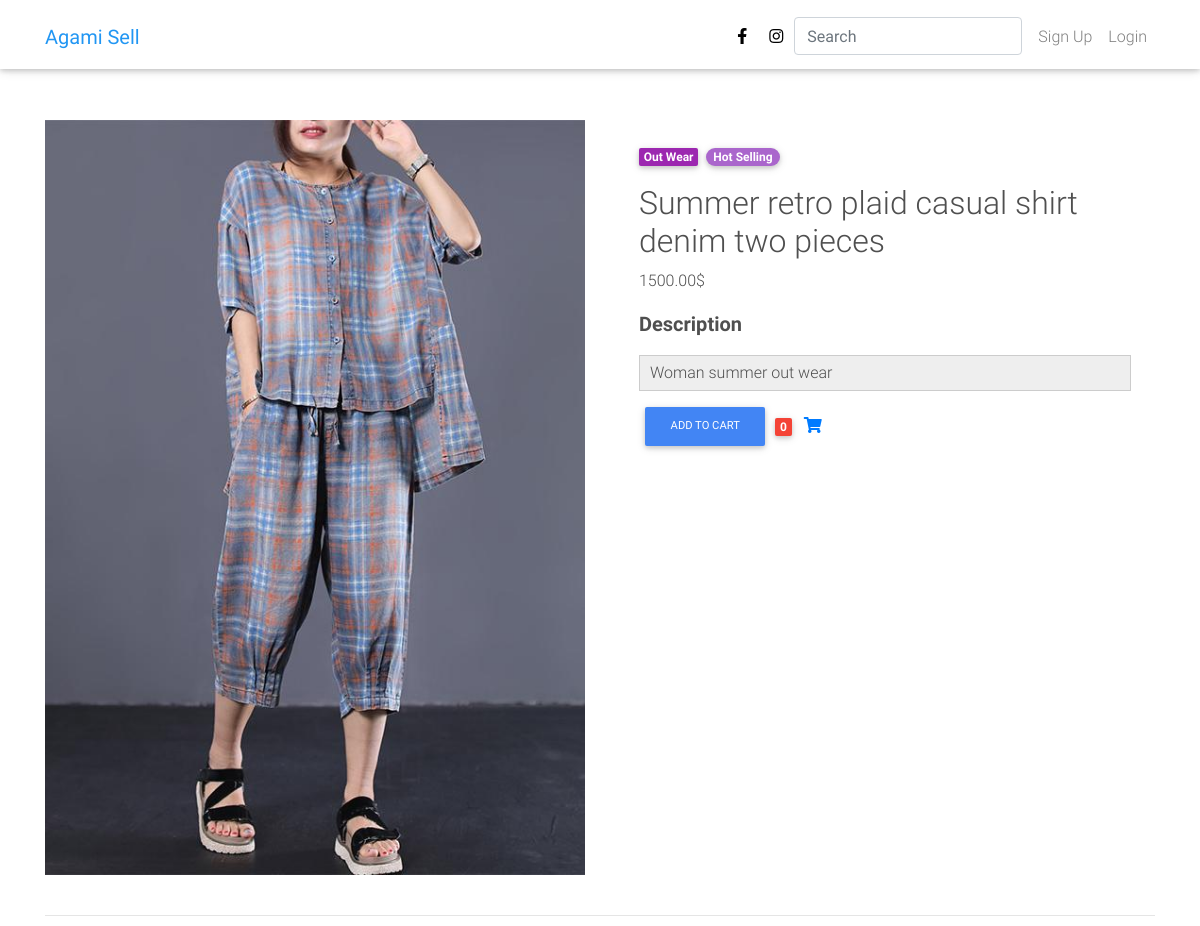
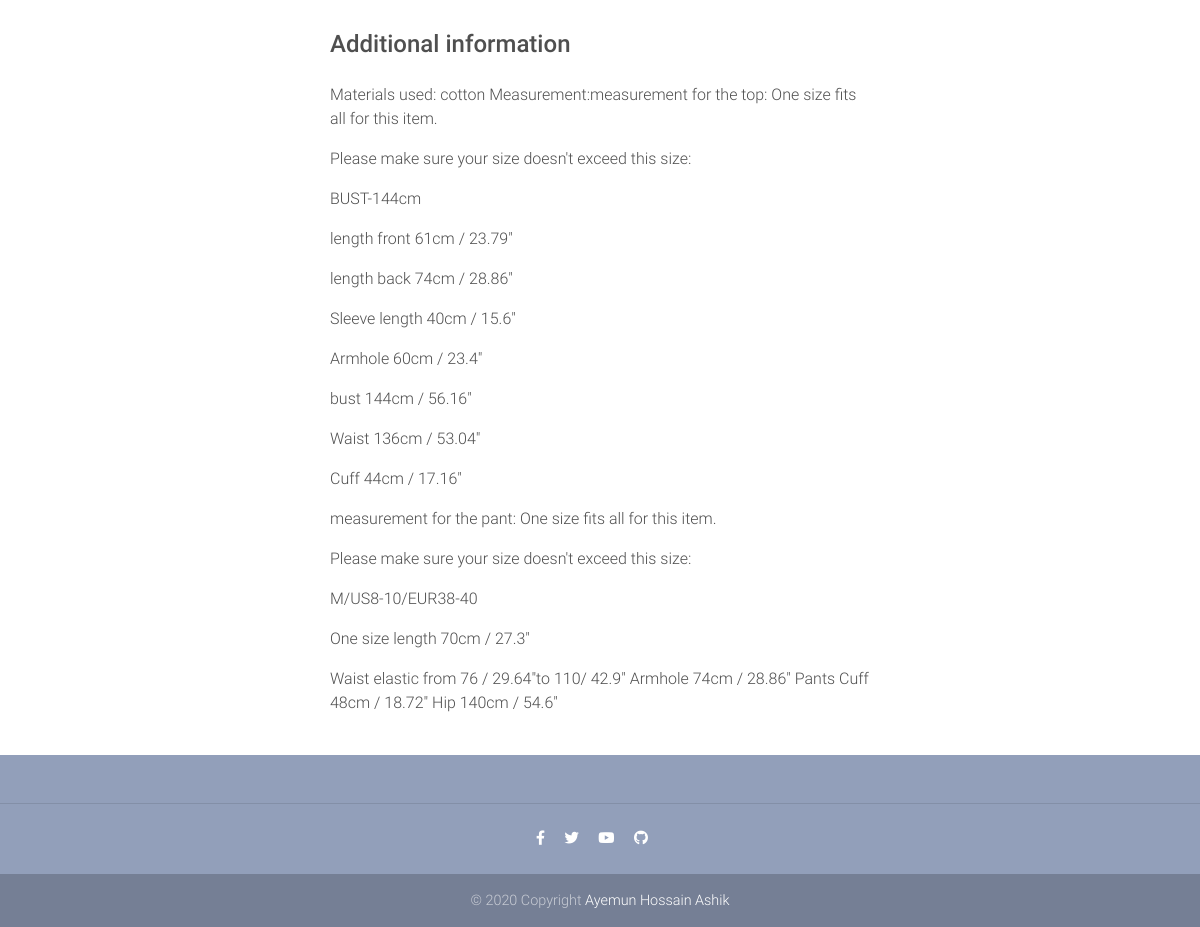
The app's page /product/summer-retro-plaid-casual-shirt-denim-two-piecescaxp819o/ with its own data (2 pictures, top to bottom).
### core/models.py (models this page shows, shortened)
class Item(models.Model):
	title 			= models.CharField(max_length = 450, default='Default title !!!')
	image 			= models.ImageField(blank=True, null=True, default = 'ProductsDefault.jpg',upload_to = 'Products/%Y/%m/%d/',verbose_name="Main Image")
	image1 			= models.ImageField(blank=True, null=True, upload_to = 'Products/%Y/%m/%d/',verbose_name="2nd Image")
	image2 			= models.ImageField(blank=True, null=True, upload_to = 'Products/%Y/%m/%d/',verbose_name="3rd Image")
	image3 			= models.ImageField(blank=True, null=True, upload_to = 'Products/%Y/%m/%d/',verbose_name="4th Image")
	price 			= models.DecimalField(decimal_places=2, max_digits=20, default=0,verbose_name="Product Price",validators=[MinValueValidator(0.0)])
	discount_price  = models.DecimalField(blank=True,null=True,decimal_places=2, max_digits=20, verbose_name="Discount Price",validators=[MinValueValidator(0.0)])
	slug 			= models.SlugField(blank=True,unique=True)
	description 	= RichTextField()
	additional_info = RichTextField(blank=True,null=True)
	category		= models.CharField(choices=CATEGORY_CHOICES, max_length=2)
	label			= models.CharField(choices=LABEL_CHOICES, max_length=1)
	featured		= models.BooleanField(default=False, verbose_name="Featured Product")
	created			= models.DateTimeField(auto_now_add=True)
	modified 		= models.DateTimeField(auto_now=True)
	history			= HistoricalRecords()
	class Meta:
		ordering = ['-created']
		verbose_name_plural = 'Item'

### core/views.py (the view)
# urls.py: path('product/<slug:slug>/',views.Product,name='product'),
def Product(request,slug):
    context = {
        'object':Item.objects.get(slug=slug),
        'path':str(request.path).replace('/','9699699'),
    }
    return render(request,'product.html',context)

### core/templatetags/product_cart_template_tags.py (called while the page is built)
@login_required
@register.simple_tag
def product_cart_item_count(user,slug):
    obj = Order.objects.filter(user__username=user,ordered=False)
    if obj.exists():
        obj2 = obj[0].items.filter(item__slug=slug)
        if obj2.exists():
            return obj2[0].quantity
    return 0

### templates/product.html (shortened to what this page needs)
{% extends 'base.html' %}
{% load product_cart_template_tags %}
{% block content %}
  <main class="mt-5 pt-4">
    <div class="container dark-grey-text mt-5">
      <div class="row wow fadeIn">
        <div class="col-md-6 mb-4">
          <img src="{{ object.image.url }}" class="img-fluid" alt="">
        </div>
        <div class="col-md-6 mb-4">
          <div class="p-4">
            <div class="mb-3">
              <a href="">
                <span class="badge purple mr-1">{{object.get_category_display}}</span>
              </a>
              <a href="">
                <span class="badge badge-pill {{object.get_label_display}}-color">
                  {% if object.get_label_display == "primary" %}
                    New Arival
                  {% elif object.get_label_display == "secondary" %}
                    Hot Selling
                  {% else %}
                    Bestseller
                  {% endif %}
                </span>
              </a>
            </div>
            <p class="lead">
              <h2>{{ object.title }}</h2>
              {% if object.discount_price > 0 %}
              <span class="mr-1">
                <del>${{object.price}}</del>
              </span>
              <span>${{ object.discount_price}}</span>
                {% else %}
              <span>{{ object.price}}$</span>
                {% endif %}
            </p>
            <p class="lead font-weight-bold">Description</p>
            <p>{{ object.description | safe}}</p>
              <a class="btn btn-primary btn-md my-0 p" href="{% url 'core:add_to_cart' object.slug path %}">Add to cart</a>
              <span class="badge red z-depth-1 mr-1"> {%  product_cart_item_count request.user object.slug %} </span>
              <a class="fas fa-shopping-cart ml-1" href="{% url 'core:cart_summary'%}"></a>
          </div>
        </div>
      </div>
      <hr>
      <div class="row d-flex justify-content-center wow fadeIn">
        <div class="col-md-6">
          <h4 class="my-4 h4">Additional information</h4>
          <p>{{ object.additional_info | safe }}</p>
        </div>
      </div>
    </div>
  </main>
{% endblock content%}

### templates/base.html (style rules this page uses)
html, body, header, .carousel { height: 60vh; }

### records on screen
Item: image (picture), category "Out Wear", title "Summer retro plaid casual shirt denim two pieces", price "1500.00", description "Woman summer out wear", slug "0", additional_info "Materials used: cotton Measurement:measurement for the top: One size fits all for this item. Please make sure your size doesn't exceed this size: BUST-144cm length front 61cm / 23.79\" length back 74cm / 28.86\" Sleeve length 40cm / 15.6\" Armhole 60cm / 23.4\" bust 144cm / 56.16\" Waist 136cm / 53.04\" Cuff 44cm / 17.16\" measurement for the pant: One size fits all for this item. Please make sure your size doesn't exceed this size: M/US8-10/EUR38-40 One size length 70cm / 27.3\" Waist elastic from 76 / 29.64\"to 110/ 42.9\" Armhole 74cm / 28.86\" Pants Cuff 48cm / 18.72\" Hip 140cm / 54.6\""
